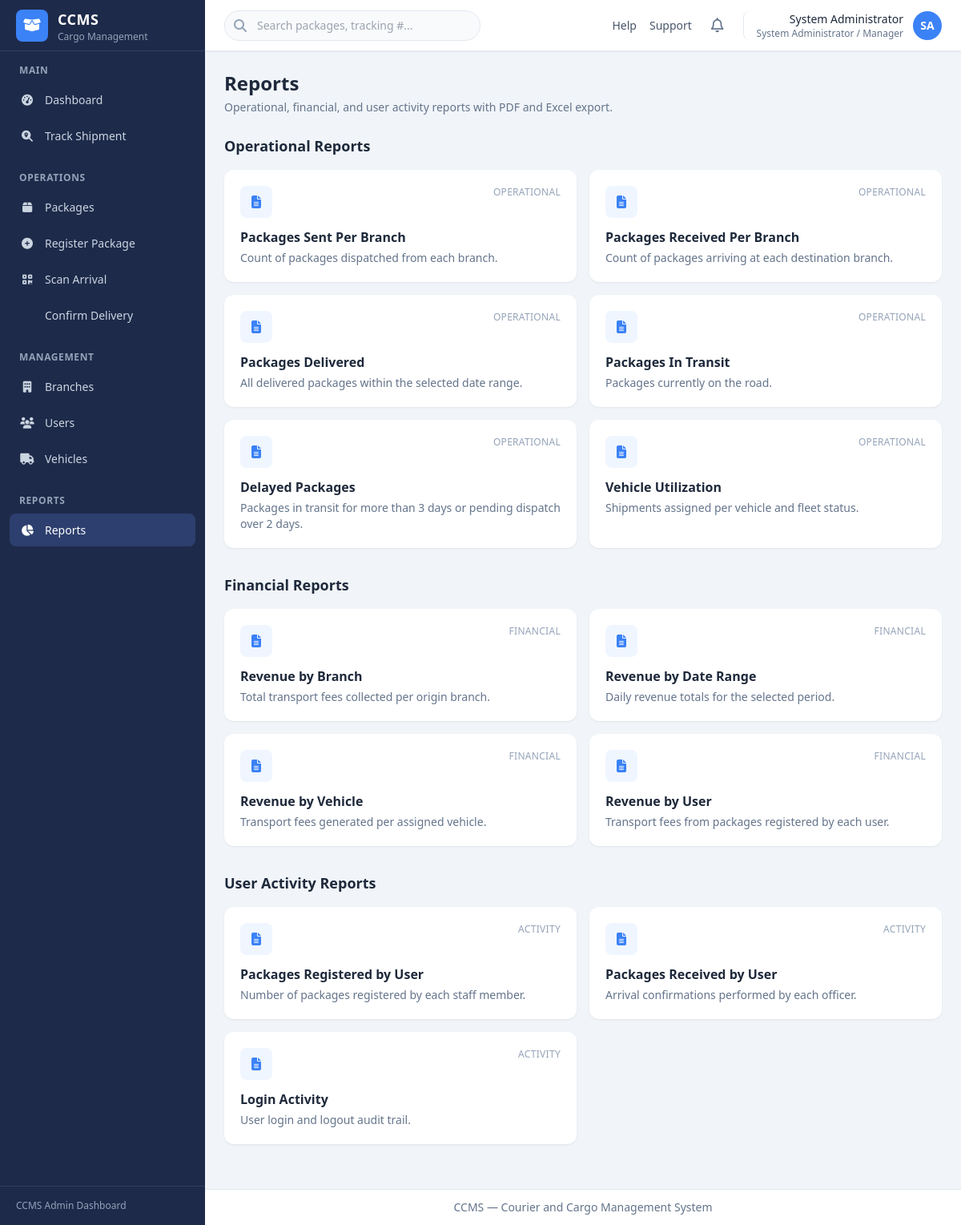
/reports/ (signed in), run on the app's committed database.
### account/models.py (models this page shows, shortened)
class User(AbstractUser):
    full_name = models.CharField(max_length=255)
    phone_number = models.CharField(max_length=20, blank=True)
    role = models.CharField(
        max_length=20,
        choices=UserRole.choices,
        default=UserRole.BRANCH_OFFICER,
    )
    status = models.CharField(
        max_length=20,
        choices=UserStatus.choices,
        default=UserStatus.ACTIVE,
    )
    branch = models.ForeignKey(
        'ccms_app.Branch',
        on_delete=models.SET_NULL,
        null=True,
        blank=True,
        related_name='staff',
    )
    class Meta:
        ordering = ['full_name']
    @property
    def is_admin_manager(self):
        return self.role == UserRole.ADMIN_MANAGER
    @property
    def role_label(self):
        return self.get_role_display()
    def get_initials(self):
        parts = self.full_name.strip().split()
        if len(parts) >= 2:
            return (parts[0][0] + parts[-1][0]).upper()
        if parts:
            return parts[0][0].upper()
        return self.username[:1].upper()

### ccms_app/views_reports.py (the view)
# urls.py: path('reports/', views_reports.reports_hub, name='reports_hub'),
@admin_required
def reports_hub(request):
    category_labels = {
        'operational': 'Operational Reports',
        'financial': 'Financial Reports',
        'activity': 'User Activity Reports',
    }
    sections = [
        {'key': key, 'label': category_labels[key], 'reports': reports}
        for key, reports in get_reports_by_category().items()
        if reports
    ]
    return render(request, 'ccms_app/reports/hub.html', {
        'active_nav': 'reports',
        'sections': sections,
    })

### ccms_app/report_services.py (called while the page is built)
def get_reports_by_category():
    grouped = {key: [] for key in REPORT_CATEGORIES}
    for slug, meta in REPORT_DEFINITIONS.items():
        grouped[meta['category']].append({'slug': slug, **meta})
    return grouped

### templates/ccms_app/reports/hub.html (shortened to what this page needs)
{% extends "base.html" %}
{% block page_header %}
<div class="mb-6">
    <h1 class="text-2xl font-bold text-slate-800">Reports</h1>
    <p class="mt-1 text-sm text-slate-500">Operational, financial, and user activity reports with PDF and Excel export.</p>
</div>
{% endblock %}
{% block content %}
{% for section in sections %}
<div class="mb-8">
    <h2 class="mb-4 text-lg font-semibold text-slate-800">{{ section.label }}</h2>
    <div class="grid grid-cols-1 gap-4 sm:grid-cols-2 xl:grid-cols-3">
        {% for report in section.reports %}
        <a href="{% url 'ccms_app:report_view' report.slug %}"
           class="dashboard-card block transition hover:border-brand hover:shadow-md">
            <div class="mb-3 flex items-start justify-between">
                <div class="flex h-10 w-10 items-center justify-center rounded-lg bg-blue-50 text-brand">
                    <i class="fa-solid fa-file-lines"></i>
                </div>
                <span class="text-xs font-medium uppercase tracking-wide text-slate-400">{{ section.key }}</span>
            </div>
            <h3 class="font-semibold text-slate-800">{{ report.title }}</h3>
            <p class="mt-1 text-sm text-slate-500">{{ report.description }}</p>
        </a>
        {% endfor %}
    </div>
</div>
{% endfor %}
{% endblock %}

### templates/includes/header.html (shortened to what this page needs)
<header class="sticky top-0 z-20 flex h-16 items-center justify-between border-b border-slate-200 bg-white px-4 shadow-sm md:px-6">
    <div class="flex items-center gap-4">
        <div class="relative hidden sm:block">
            <i class="fa-solid fa-search absolute left-3 top-1/2 -translate-y-1/2 text-slate-400"></i>
            <input type="search" placeholder="Search packages, tracking #..."
                   class="w-64 rounded-full border border-slate-200 bg-slate-50 py-2 pl-10 pr-4 text-sm focus:border-brand focus:outline-none focus:ring-1 focus:ring-brand md:w-80">
        </div>
    </div>
    <div class="flex items-center gap-2 md:gap-4">
        <nav class="hidden items-center gap-4 text-sm text-slate-600 md:flex">
            <a href="#" class="hover:text-brand">Help</a>
            <a href="#" class="hover:text-brand">Support</a>
        </nav>
        <button type="button" class="rounded-lg p-2 text-slate-500 hover:bg-slate-100" title="Notifications">
            <i class="fa-regular fa-bell text-lg"></i>
        </button>
        <div class="relative" id="user-menu-wrapper">
            <button type="button" id="user-menu-toggle"
                    class="flex items-center gap-3 rounded-lg border-l border-slate-200 pl-3 hover:bg-slate-50 md:pl-4">
                <div class="hidden text-right sm:block">
                    <p class="text-sm font-medium text-slate-800">{{ user.full_name }}</p>
                    <p class="text-xs text-slate-500">{{ user.role_label }}</p>
                </div>
                <div class="flex h-9 w-9 items-center justify-center rounded-full bg-brand text-sm font-semibold text-white">
                    {{ user.get_initials }}
                </div>
            </button>
        </div>
    </div>
</header>

### static/css/dashboard.css (style rules this page uses)
.dashboard-card { background-color: #ffffff; border-radius: 0.75rem; padding: 1.25rem; box-shadow: 0 1px 3px 0 rgb(0 0 0 / 0.06), 0 1px 2px -1px rgb(0 0 0 / 0.06); }

### data on the page
User: full_name "System Administrator", role_label "System Administrator / Manager", get_initials "SA"

### other printed values
{{ section.label }} "Operational Reports" "Financial Reports" "User Activity Reports"
{{ section.key }} "OPERATIONAL" "OPERATIONAL" "OPERATIONAL" "OPERATIONAL" "OPERATIONAL" "OPERATIONAL" "FINANCIAL" "FINANCIAL" "FINANCIAL" "FINANCIAL" "ACTIVITY" "ACTIVITY" "ACTIVITY"
{{ report.title }} "Packages Sent Per Branch" "Packages Received Per Branch" "Packages Delivered" "Packages In Transit" "Delayed Packages" "Vehicle Utilization" "Revenue by Branch" "Revenue by Date Range" "Revenue by Vehicle" "Revenue by User" "Packages Registered by User" "Packages Received by User" "Login Activity"
{{ report.description }} "Count of packages dispatched from each branch." "Count of packages arriving at each destination branch." "All delivered packages within the selected date range." "Packages currently on the road." "Packages in transit for more than 3 days or pending dispatch over 2 days." "Shipments assigned per vehicle and fleet status." "Total transport fees collected per origin branch." "Daily revenue totals for the selected period." "Transport fees generated per assigned vehicle." "Transport fees from packages registered by each user." "Number of packages registered by each staff member." "Arrival confirmations performed by each officer." "User login and logout audit trail."
